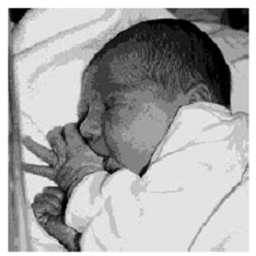
%> input picture LAB566/Lab 3/newborn.png, 256 x 256 px
$ octave Lab3.m   (GNU Octave 9; MATLAB toolbox functions it lacks are replaced by stand-ins)
%> lines starting %> are read from the running program, lines starting %| are printed output that depends on the picture
clear all;
close all;
clc;

x = imread('newborn.png');
%> x is the input picture: size 256x256x3 uint8; min 0, max 255, mean 168.4
figure, imshow(x);

% x_half = imresize(x,0.5);
% figure, imshow(x_half);
%
% x_double = imresize(x,2);
% figure, imshow(x_double);
%
% x_half_double = imresize(x_half,2);
% figure, imshow(x_half_double);

% Dither to 4 greylevels
D = [0 56;84 28];
r = repmat(D,128,128);
x = double(x);
%> x: size 256x256x3 double
q = floor(x/85);
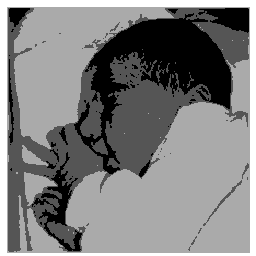
%> q: size 256x256x3 double; min 0, max 3, mean 1.5; drawn with min black and max white
x4 = q+(x-85*q>r);
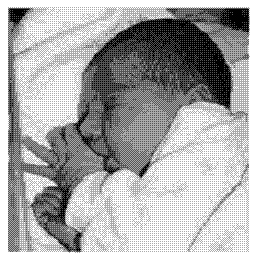
%> x4: size 256x256x3 double; min 0, max 3, mean 1.99; drawn with min black and max white
figure, imshow(uint8(85*x4));
figure, imshow(uint8(q),[]);
figure, imshow((q),[]);
